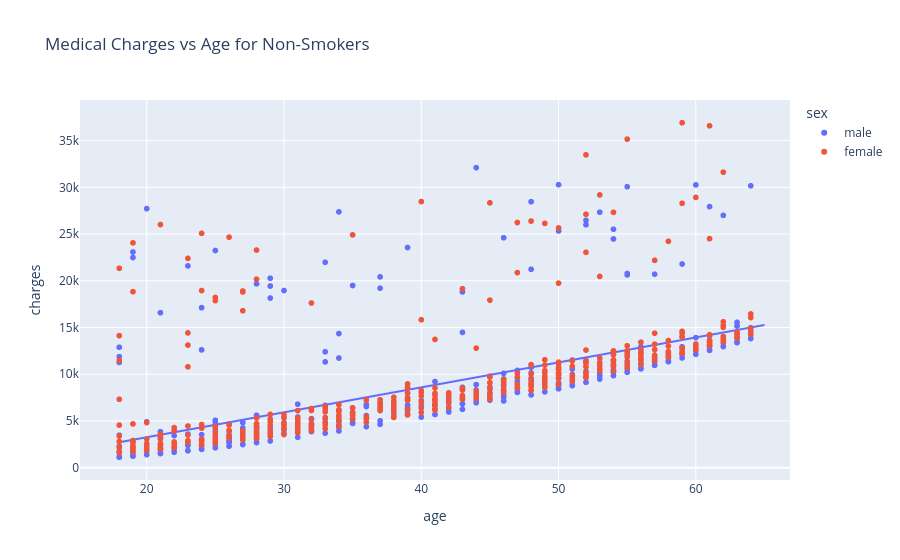

Notebook source saved alongside this figure:
### Code cell
import numpy as np
import plotly.express as px
import pandas as pd
import plotly.io as pio
pio.renderers.default = "vscode"



medical_df = pd.read_csv('medical.csv')
smoker_values = {'no': 0, 'yes': 1}
smoker_numeric = medical_df.smoker.map(smoker_values)
medical_df.charges.corr(smoker_numeric)


non_smoker_df = medical_df[medical_df.smoker == 'no']


x_mean = non_smoker_df.age.mean()
y_mean = non_smoker_df.charges.mean()

coefficient = np.sum((non_smoker_df.age - x_mean) * (non_smoker_df.charges - y_mean)) / np.sum((non_smoker_df.age - x_mean) ** 2)
c = y_mean - coefficient * x_mean

def predict_charges(age, m=coefficient, b=c):
    return m * age + b

print(predict_charges(30))

x_test = np.linspace(18, 65, 47)
y_predicted = predict_charges(x_test)

fig = px.scatter(non_smoker_df, x='age', y='charges', color='sex', title='Medical Charges vs Age for Non-Smokers')
line_fig = px.line(x=x_test, y=y_predicted, labels={'x': 'Age', 'y': 'Charges'})
fig.add_traces(line_fig.data)
fig.show()

### Figure 1 — Plotly figure (JSON) as saved in the notebook; plotly's stock layout.template omitted (floating-point values rounded to 4 significant figures; data arrays with more than 128 entries replaced by an {"elided": "..."} marker saying what was removed)
{"data": [{"hovertemplate": "sex=male<br>age=%{x}<br>charges=%{y}<extra></extra>", "legendgroup": "male", "marker": {"color": "#636efa", "symbol": "circle"}, "mode": "markers", "name": "male", "showlegend": true, "type": "scattergl", "x": {"elided": "517 int values"}, "xaxis": "x", "y": {"elided": "517 float values"}, "yaxis": "y"}, {"hovertemplate": "sex=female<br>age=%{x}<br>charges=%{y}<extra></extra>", "legendgroup": "female", "marker": {"color": "#EF553B", "symbol": "circle"}, "mode": "markers", "name": "female", "showlegend": true, "type": "scattergl", "x": {"elided": "547 int values"}, "xaxis": "x", "y": {"elided": "547 float values"}, "yaxis": "y"}, {"hovertemplate": "Age=%{x}<br>Charges=%{y}<extra></extra>", "legendgroup": "", "line": {"color": "#636efa", "dash": "solid"}, "marker": {"symbol": "circle"}, "mode": "lines", "name": "", "orientation": "v", "showlegend": false, "type": "scatter", "x": [18, 19.02, 20.04, 21.07, 22.09, 23.11, 24.13, 25.15, 26.17, 27.2, 28.22, 29.24, 30.26, 31.28, 32.3, 33.33, 34.35, 35.37, 36.39, 37.41, 38.43, 39.46, 40.48, 41.5, 42.52, 43.54, 44.57, 45.59, 46.61, 47.63, 48.65, 49.67, 50.7, 51.72, 52.74, 53.76, 54.78, 55.8, 56.83, 57.85, 58.87, 59.89, 60.91, 61.93, 62.96, 63.98, 65], "xaxis": "x", "y": [2719.0, 2992.0, 3265.0, 3538.0, 3811.0, 4084.0, 4357.0, 4630.0, 4904.0, 5177.0, 5450.0, 5723.0, 5996.0, 6269.0, 6542.0, 6815.0, 7088.0, 7361.0, 7634.0, 7907.0, 8180.0, 8453.0, 8726.0, 8999.0, 9272.0, 9546.0, 9819.0, 10090.0, 10360.0, 10640.0, 10910.0, 11180.0, 11460.0, 11730.0, 12000.0, 12280.0, 12550.0, 12820.0, 13100.0, 13370.0, 13640.0, 13910.0, 14190.0, 14460.0, 14730.0, 15010.0, 15280.0], "yaxis": "y"}], "layout": {"legend": {"title": {"text": "sex"}, "tracegroupgap": 0}, "title": {"text": "Medical Charges vs Age for Non-Smokers"}, "xaxis": {"anchor": "y", "domain": [0, 1], "title": {"text": "age"}}, "yaxis": {"anchor": "x", "domain": [0, 1], "title": {"text": "charges"}}}}
